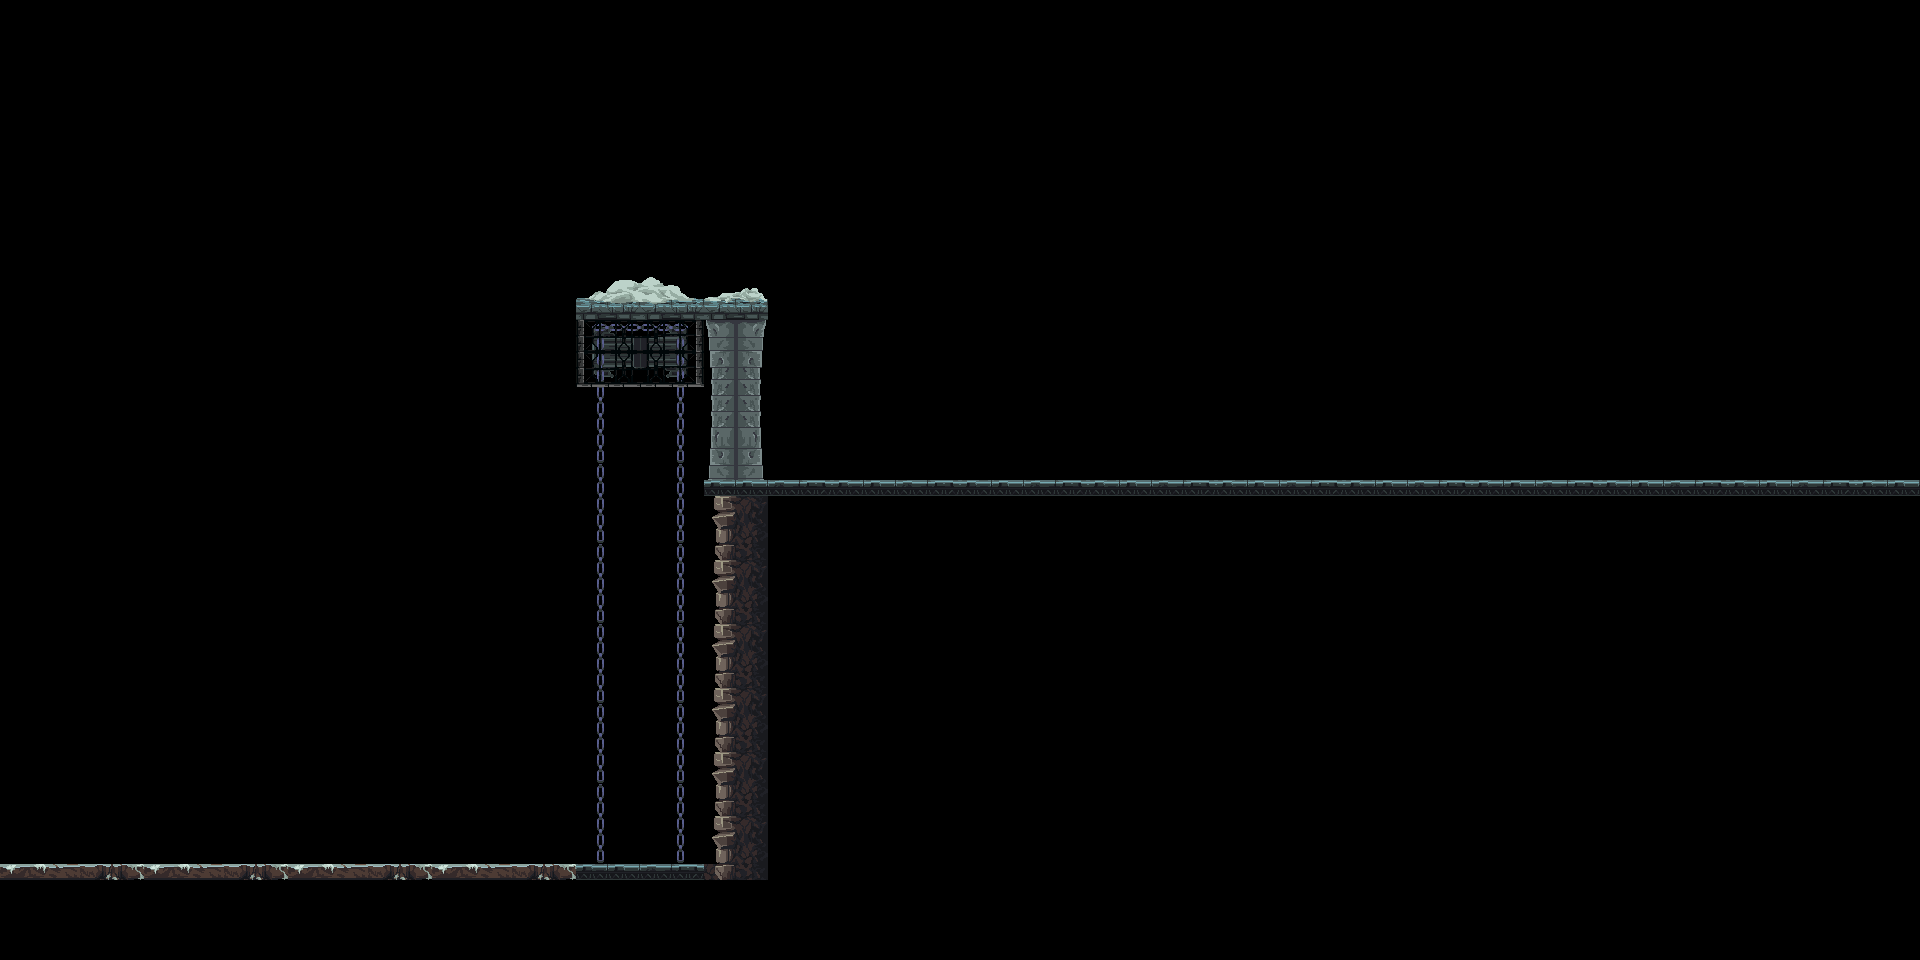

The image is a tile-based game level rendered from a .tmx file. Its description and source (layers, tilesets, objects; grid data summarised) follow:
An orthogonal 120x60 tile map with 16x16 px tiles, 5 tile layers (background, platforms, placeholder, foreground, ...), 2 tilesets.

<map version="1.2" tiledversion="1.3.2" orientation="orthogonal" renderorder="right-down" compressionlevel="0" width="120" height="60" tilewidth="16" tileheight="16" infinite="0" nextlayerid="6" nextobjectid="1">
 <tileset firstgid="1" name="mainlevbuild1" tilewidth="16" tileheight="16" spacing="2" margin="1" tilecount="3200" columns="50">
  <image source="snowy_mountains/mainlevbuild1.png" width="900" height="1152" />
 </tileset>
 <tileset firstgid="3201" name="mainlevbuild2" tilewidth="16" tileheight="16" spacing="2" margin="1" tilecount="2500" columns="50">
  <image source="snowy_mountains/mainlevbuild2.png" width="900" height="900" />
 </tileset>
 <layer id="3" name="background" width="120" height="60">
  <data>[7200 cells, 138 non-empty, 71 distinct tile ids]</data>
 </layer>
 <layer id="1" name="platforms" width="120" height="60">
  <data>[7200 cells, 216 non-empty, 33 distinct tile ids]</data>
 </layer>
 <layer id="2" name="placeholder" width="120" height="60">
  <data>[7200 cells, 8 non-empty, 8 distinct tile ids]</data>
 </layer>
 <layer id="4" name="foreground" width="120" height="60">
  <data>[7200 cells, 20 non-empty, 13 distinct tile ids]</data>
 </layer>
 <layer id="5" name="max_foreground" width="120" height="60">
  <data>[7200 cells, 56 non-empty, 30 distinct tile ids]</data>
 </layer>
</map>